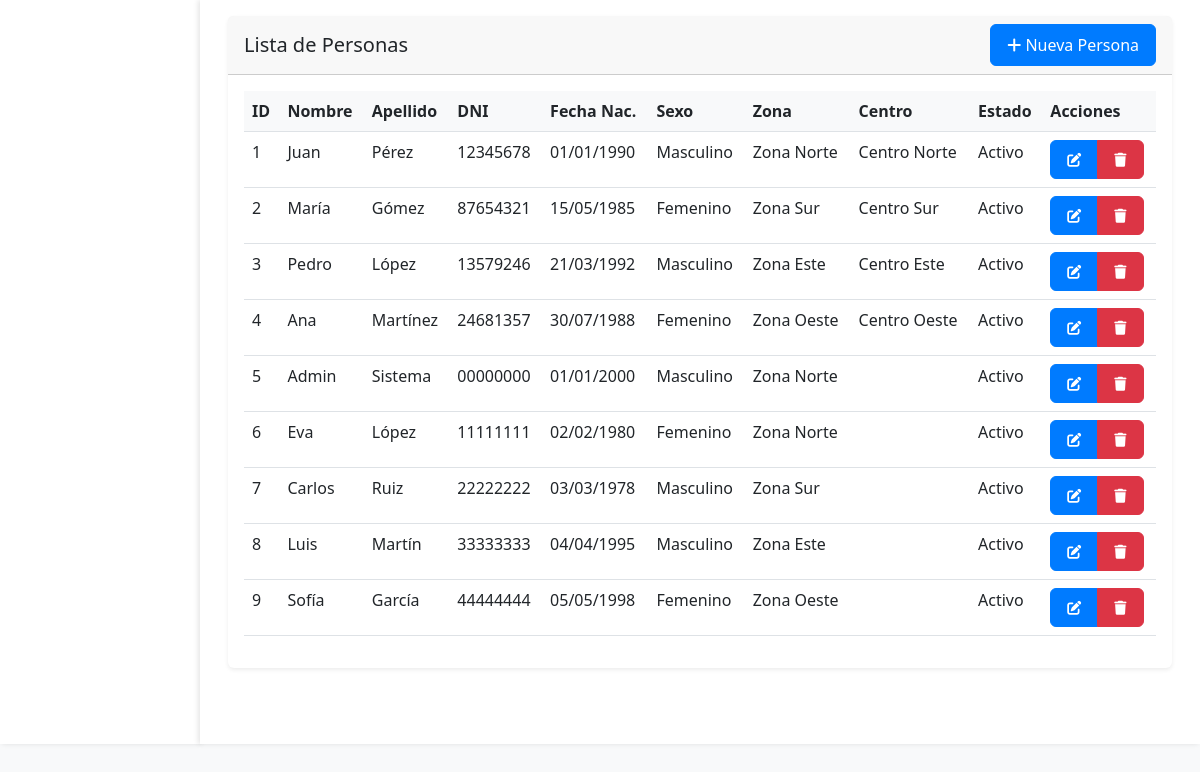
Page /perfil/personas.php (signed in) on the committed database.
### tables this page shows
CREATE TABLE personas (
    id INT AUTO_INCREMENT PRIMARY KEY,
    dni VARCHAR(20) NOT NULL UNIQUE,
    nombre VARCHAR(100) NOT NULL,
    apellido VARCHAR(100) NOT NULL,
    sexo ENUM('M', 'F') NOT NULL,
    fecha_nacimiento DATE NOT NULL,
    direccion TEXT,
    telefono VARCHAR(20),
    email VARCHAR(100),
    zona_id INT NOT NULL,
    centro_id INT,
    estado BOOLEAN DEFAULT TRUE,
    creado_en TIMESTAMP DEFAULT CURRENT_TIMESTAMP,
    actualizado_en TIMESTAMP DEFAULT CURRENT_TIMESTAMP ON UPDATE CURRENT_TIMESTAMP,
    FOREIGN KEY (zona_id) REFERENCES zonas(id),
    FOREIGN KEY (centro_id) REFERENCES centros(id)
);

CREATE TABLE zonas (
    id INT AUTO_INCREMENT PRIMARY KEY,
    numero INT NOT NULL,
    nombre VARCHAR(100) NOT NULL,
    descripcion TEXT,
    estado BOOLEAN DEFAULT TRUE,
    creado_en TIMESTAMP DEFAULT CURRENT_TIMESTAMP
);

CREATE TABLE centros (
    id INT AUTO_INCREMENT PRIMARY KEY,
    nombre VARCHAR(100) NOT NULL,
    direccion TEXT NOT NULL,
    telefono VARCHAR(20),
    zona_id INT NOT NULL,
    estado BOOLEAN DEFAULT TRUE,
    creado_en TIMESTAMP DEFAULT CURRENT_TIMESTAMP,
    FOREIGN KEY (zona_id) REFERENCES zonas(id)
);

### public/perfil/personas.php (the view, shortened to what the rows shown need)
<?php
require_once '../config/database.php';
$action = $_GET['action'] ?? '';
$persona_id = $_GET['id'] ?? null;
try {
    $pdo = getConnection();
    $stmt = $pdo->query("SELECT * FROM zonas WHERE estado = 1");
    $zonas = $stmt->fetchAll();
    $stmt = $pdo->query("SELECT c.*, z.nombre as zona_nombre
                         FROM centros c
                         JOIN zonas z ON c.zona_id = z.id
                         WHERE c.estado = 1");
    $centros = $stmt->fetchAll();
    $stmt = $pdo->query("SELECT p.*, z.nombre as zona_nombre, c.nombre as centro_nombre
                         FROM personas p
                         LEFT JOIN zonas z ON p.zona_id = z.id
                         LEFT JOIN centros c ON p.centro_id = c.id");
    $personas = $stmt->fetchAll();
} catch (PDOException $e) {
    $error = "Error: " . $e->getMessage();
}
?>
<!DOCTYPE html>
<html lang="es">
<head>
    <link href="https://cdn.jsdelivr.net/npm/bootstrap@5.3.0/dist/css/bootstrap.min.css" rel="stylesheet">
    <link href="https://cdn.jsdelivr.net/npm/@fortawesome/fontawesome-free@6.4.0/css/all.min.css" rel="stylesheet">
    <link href="../../css/styles.css" rel="stylesheet">
    <link href="../../assets/style.css" rel="stylesheet">
</head>
<body>
    <div class="container-fluid">
        <div class="row">
            <div class="col-md-9 col-lg-10">
                <div class="container-fluid">
                    <?php if ($action === 'add' || $action === 'edit'): ?>
                        <div class="card">
                            <div class="card-header">
                                <?php echo $action === 'add' ? 'Nueva Persona' : 'Editar Persona'; ?>
                            </div>
                            <div class="card-body">
                                <form method="POST">
                                    <div class="row">
                                        <div class="col-md-6 mb-3">
                                            <label for="nombre" class="form-label">Nombre</label>
                                            <input type="text" class="form-control" id="nombre" name="nombre"
                                                   value="<?php echo isset($persona) ? htmlspecialchars($persona['nombre']) : ''; ?>" required>
                                        </div>
                                        <div class="col-md-6 mb-3">
                                            <label for="apellido" class="form-label">Apellido</label>
                                            <input type="text" class="form-control" id="apellido" name="apellido"
                                                   value="<?php echo isset($persona) ? htmlspecialchars($persona['apellido']) : ''; ?>" required>
                                        </div>
                                    </div>
                                    <div class="row">
                                        <div class="col-md-6 mb-3">
                                            <label for="dni" class="form-label">DNI</label>
                                            <input type="text" class="form-control" id="dni" name="dni"
                                                   value="<?php echo isset($persona) ? htmlspecialchars($persona['dni']) : ''; ?>" required>
                                        </div>
                                        <div class="col-md-6 mb-3">
                                            <label for="fecha_nacimiento" class="form-label">Fecha de Nacimiento</label>
                                            <input type="date" class="form-control" id="fecha_nacimiento" name="fecha_nacimiento"
                                                   value="<?php echo isset($persona) ? htmlspecialchars($persona['fecha_nacimiento']) : ''; ?>" required>
                                        </div>
                                        <div class="col-md-6 mb-3">
                                            <label for="sexo" class="form-label">Sexo</label>
                                            <select class="form-select" id="sexo" name="sexo" required>
                                                <option value="">Seleccione...</option>
                                                <option value="M" <?php echo isset($persona) && $persona['sexo'] === 'M' ? 'selected' : ''; ?>>Masculino</option>
                                                <option value="F" <?php echo isset($persona) && $persona['sexo'] === 'F' ? 'selected' : ''; ?>>Femenino</option>
                                            </select>
                                        </div>
                                    </div>
                                    <div class="row">
                                        <div class="col-md-6 mb-3">
                                            <label for="zona_id" class="form-label">Zona</label>
                                            <select class="form-select" id="zona_id" name="zona_id" required>
                                                <option value="">Seleccione una zona</option>
                                                <?php foreach ($zonas as $zona): ?>
                                                    <option value="<?php echo $zona['id']; ?>"
                                                            <?php echo isset($persona) && $persona['zona_id'] == $zona['id'] ? 'selected' : ''; ?>>
                                                        <?php echo htmlspecialchars($zona['nombre']); ?>
                                                    </option>
                                                <?php endforeach; ?>
                                            </select>
                                        </div>
                                        <div class="col-md-6 mb-3">
                                            <label for="centro_id" class="form-label">Centro</label>
                                            <select class="form-select" id="centro_id" name="centro_id">
                                                <option value="">Seleccione un centro</option>
                                                <?php foreach ($centros as $centro): ?>
                                                    <option value="<?php echo $centro['id']; ?>"
                                                            <?php echo isset($persona) && $persona['centro_id'] == $centro['id'] ? 'selected' : ''; ?>>
                                                        <?php echo htmlspecialchars($centro['nombre']); ?>
                                                    </option>
                                                <?php endforeach; ?>
                                            </select>
                                        </div>
                                    </div>
                                    <div class="row">
                                        <div class="col-md-6 mb-3">
                                            <label for="direccion" class="form-label">Dirección</label>
                                            <input type="text" class="form-control" id="direccion" name="direccion"
                                                   value="<?php echo isset($persona) ? htmlspecialchars($persona['direccion']) : ''; ?>">
                                        </div>
                                        <div class="col-md-6 mb-3">
                                            <label for="telefono" class="form-label">Teléfono</label>
                                            <input type="text" class="form-control" id="telefono" name="telefono"
                                                   value="<?php echo isset($persona) ? htmlspecialchars($persona['telefono']) : ''; ?>">
                                        </div>
                                    </div>
                                    <div class="mb-3">
                                        <label for="email" class="form-label">Email</label>
                                        <input type="email" class="form-control" id="email" name="email"
                                               value="<?php echo isset($persona) ? htmlspecialchars($persona['email']) : ''; ?>">
                                    </div>
                                    <?php
                                    $stmt = $pdo->prepare("SELECT u.rol_id FROM usuarios u WHERE u.persona_id = ?");
                                    $stmt->execute([$persona_id ?? 0]);
                                    $rol = $stmt->fetch();
                                    if ($rol && $rol['rol_id'] == 2):
                                        $stmt = $pdo->prepare("SELECT * FROM evaluadores WHERE persona_id = ?");
                                        $stmt->execute([$persona_id]);
                                        $evaluador = $stmt->fetch();
                                    ?>
                                    <div class="mb-3">
                                        <label for="especialidad" class="form-label">Especialidad</label>
                                        <input type="text" class="form-control" id="especialidad" name="especialidad"
                                               value="<?php echo htmlspecialchars($evaluador['especialidad'] ?? ''); ?>">
                                    </div>
                                    <div class="mb-3">
                                        <label for="experiencia" class="form-label">Años de Experiencia</label>
                                        <input type="number" class="form-control" id="experiencia" name="experiencia" min="0"
                                               value="<?php echo htmlspecialchars($evaluador['experiencia'] ?? ''); ?>">
                                    </div>
                                    <?php elseif ($rol && $rol['rol_id'] == 3):
                                        $stmt = $pdo->prepare("SELECT * FROM atletas WHERE persona_id = ?");
                                        $stmt->execute([$persona_id]);
                                        $atleta = $stmt->fetch();
                                    ?>
                                    <div class="mb-3">
                                        <label for="deporte" class="form-label">Deporte</label>
                                        <input type="text" class="form-control" id="deporte" name="deporte"
                                               value="<?php echo htmlspecialchars($atleta['deporte'] ?? ''); ?>">
                                    </div>
                                    <div class="mb-3">
                                        <label for="categoria" class="form-label">Categoría</label>
                                        <input type="text" class="form-control" id="categoria" name="categoria"
                                               value="<?php echo htmlspecialchars($atleta['categoria'] ?? ''); ?>">
                                    </div>
                                    <?php endif; ?>
                                    <div class="mb-3">
                                        <div class="form-check">
                                            <input class="form-check-input" type="checkbox" id="estado" name="estado"
                                                   <?php echo isset($persona) && $persona['estado'] ? 'checked' : ''; ?>>
                                            <label class="form-check-label" for="estado">
                                                Persona Activa
                                            </label>
                                        </div>
                                    </div>
                                    <button type="submit" class="btn btn-primary">Guardar</button>
                                    <a href="." class="btn btn-secondary">Cancelar</a>
                                </form>
                            </div>
                        </div>
                    <?php else: ?>
                        <div class="card">
                            <div class="card-body">
                                <table class="table">
                                    <thead>
                                        <tr>
                                            <th>ID</th>
                                            <th>Nombre</th>
                                            <th>Apellido</th>
                                            <th>DNI</th>
                                            <th>Fecha Nac.</th>
                                            <th>Sexo</th>
                                            <th>Zona</th>
                                            <th>Centro</th>
                                            <th>Estado</th>
                                            <th>Acciones</th>
                                        </tr>
                                    </thead>
                                    <tbody>
                                        <?php foreach ($personas as $persona): ?>
                                            <tr>
                                                <td><?php echo htmlspecialchars($persona['id']); ?></td>
                                                <td><?php echo htmlspecialchars($persona['nombre']); ?></td>
                                                <td><?php echo htmlspecialchars($persona['apellido']); ?></td>
                                                <td><?php echo htmlspecialchars($persona['dni']); ?></td>
                                                <td><?php echo htmlspecialchars(date('d/m/Y', strtotime($persona['fecha_nacimiento']))); ?></td>
                                                <td><?php echo $persona['sexo'] === 'M' ? 'Masculino' : 'Femenino'; ?></td>
                                                <td><?php echo htmlspecialchars($persona['zona_nombre']); ?></td>
                                                <td><?php echo htmlspecialchars($persona['centro_nombre']); ?></td>
                                                <td><?php echo $persona['estado'] ? 'Activo' : 'Inactivo'; ?></td>
                                                <td>
                                                    <div class="btn-group">
                                                        <a href="?action=edit&id=<?php echo $persona['id']; ?>" class="btn btn-sm btn-primary" title="Editar">
                                                            <i class="fas fa-edit"></i>
                                                        </a>
                                                        <a href="?action=delete&id=<?php echo $persona['id']; ?>" class="btn btn-sm btn-danger" title="Eliminar" onclick="return confirm('¿Estás seguro de eliminar esta persona?')">
                                                            <i class="fas fa-trash"></i>
                                                        </a>
                                                    </div>
                                                </td>
                                            </tr>
                                        <?php endforeach; ?>
                                    </tbody>
                                </table>
                            </div>
                        </div>
                    <?php endif; ?>
                </div>
            </div>
        </div>
    </div>
</body>
</html>

### rows in the picture
personas: id "1", nombre "Juan", apellido "Pérez", dni "12345678", fecha_nacimiento "01/01/1990", sexo "Masculino", zona.nombre "Zona Norte", centro.nombre "Centro Norte", estado "Activo"
personas: id "2", nombre "María", apellido "Gómez", dni "87654321", fecha_nacimiento "15/05/1985", sexo "Femenino", zona.nombre "Zona Sur", centro.nombre "Centro Sur", estado "Activo"
personas: id "3", nombre "Pedro", apellido "López", dni "13579246", fecha_nacimiento "21/03/1992", sexo "Masculino", zona.nombre "Zona Este", centro.nombre "Centro Este", estado "Activo"
personas: id "4", nombre "Ana", apellido "Martínez", dni "24681357", fecha_nacimiento "30/07/1988", sexo "Femenino", zona.nombre "Zona Oeste", centro.nombre "Centro Oeste", estado "Activo"
personas: id "5", nombre "Admin", apellido "Sistema", dni "00000000", fecha_nacimiento "01/01/2000", sexo "Masculino", zona.nombre "Zona Norte", estado "Activo"
personas: id "6", nombre "Eva", apellido "López", dni "11111111", fecha_nacimiento "02/02/1980", sexo "Femenino", zona.nombre "Zona Norte", estado "Activo"
personas: id "7", nombre "Carlos", apellido "Ruiz", dni "22222222", fecha_nacimiento "03/03/1978", sexo "Masculino", zona.nombre "Zona Sur", estado "Activo"
personas: id "8", nombre "Luis", apellido "Martín", dni "33333333", fecha_nacimiento "04/04/1995", sexo "Masculino", zona.nombre "Zona Este", estado "Activo"
personas: id "9", nombre "Sofía", apellido "García", dni "44444444", fecha_nacimiento "05/05/1998", sexo "Femenino", zona.nombre "Zona Oeste", estado "Activo"
